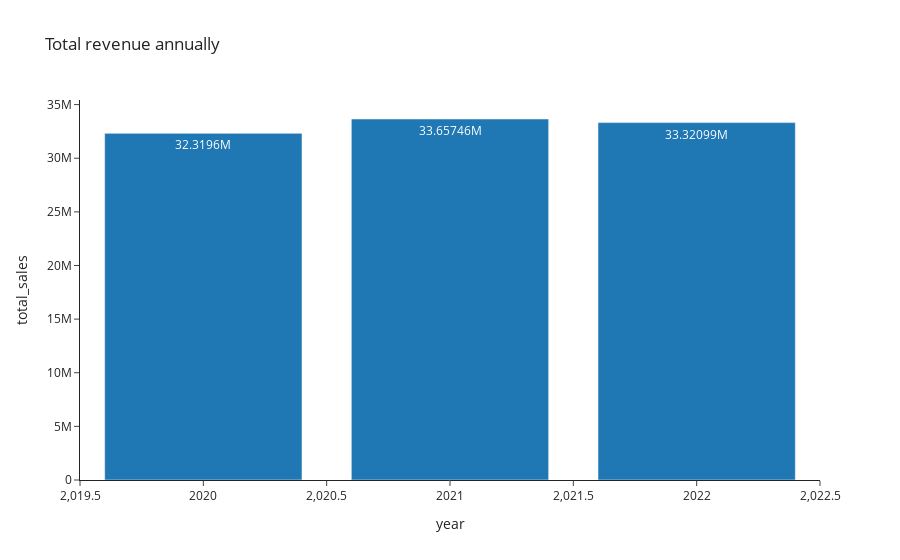

Write notebook code for a chart like this one.
### Code cell
fig= px.bar(Highest_revenue_year, x= "year", y= "total_sales", template= "simple_white",  text_auto= True, title= "Total revenue annually"  )   
fig.show()

### Figure 1 — Plotly figure (JSON) as saved in the notebook; plotly's stock layout.template omitted (floating-point values rounded to 4 significant figures)
{"data": [{"alignmentgroup": "True", "hovertemplate": "year=%{x}<br>total_sales=%{y}<extra></extra>", "legendgroup": "", "marker": {"color": "#1F77B4", "pattern": {"shape": ""}}, "name": "", "offsetgroup": "", "orientation": "v", "showlegend": false, "textposition": "auto", "texttemplate": "%{y}", "type": "bar", "x": [2021, 2022, 2020], "xaxis": "x", "y": [33657455, 33320989, 32319599], "yaxis": "y"}], "layout": {"barmode": "relative", "legend": {"tracegroupgap": 0}, "title": {"text": "Total revenue annually"}, "xaxis": {"anchor": "y", "domain": [0, 1], "title": {"text": "year"}}, "yaxis": {"anchor": "x", "domain": [0, 1], "title": {"text": "total_sales"}}}}
